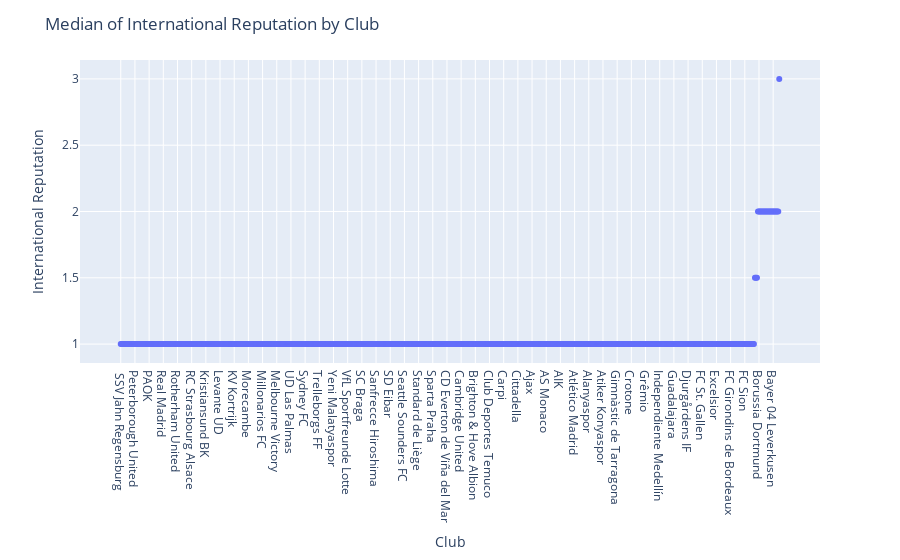

Notebook code cell kept with this figure:
### Code cell
# ну сами понимаете...
# Посмотрим на медиану по репутации и сделаем выводы

median_rep_by_club = df.groupby('Club')['International Reputation'].median().sort_values()
fig = px.scatter(median_rep_by_club, y='International Reputation')
fig.update_layout(
    title="Median of International Reputation by Club",
)
fig.show()

### Figure 1 — Plotly figure (JSON) as saved in the notebook; plotly's stock layout.template omitted (floating-point values rounded to 4 significant figures; data arrays with more than 128 entries replaced by an {"elided": "..."} marker saying what was removed)
{"data": [{"hovertemplate": "Club=%{x}<br>International Reputation=%{y}<extra></extra>", "legendgroup": "", "marker": {"color": "#636efa", "symbol": "circle"}, "mode": "markers", "name": "", "orientation": "v", "showlegend": false, "type": "scatter", "x": {"elided": "651 str values"}, "xaxis": "x", "y": {"elided": "651 float values"}, "yaxis": "y"}], "layout": {"legend": {"tracegroupgap": 0}, "margin": {"t": 60}, "title": {"text": "Median of International Reputation by Club"}, "xaxis": {"anchor": "y", "domain": [0, 1], "title": {"text": "Club"}}, "yaxis": {"anchor": "x", "domain": [0, 1], "title": {"text": "International Reputation"}}}}
